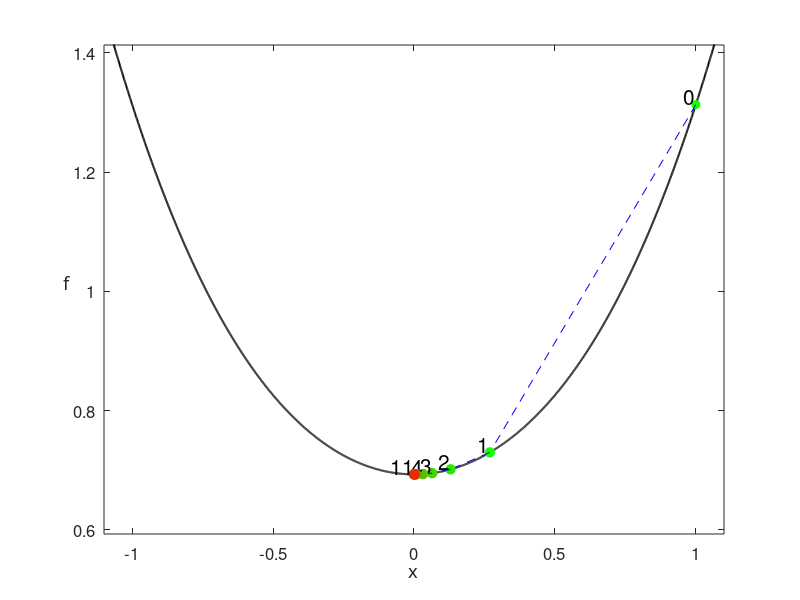

Recreate this plot in MATLAB.
function convex_grad_tracer()
% convex_grad_tracer.m is a toy wrapper to illustrate the path
% taken by gradient descent depending on the learning rate (alpha) chosen.
% Here alpha is kept fixed and chosen by the use.  The corresponding
% gradient steps, evaluated at the objective, are then plotted and
% connected (visually) by a tracing line (a tracer).  The plotted points on
% the objective turn from green to red as the algorithm converges (or
% reaches a maximum iteration count, preset to 50).
% The (convex) function here is
%
% f(x) = log(1 + exp(x^2))

% dials for toy
alpha = 0.5;  % step length/learning rate (for gradient descent).  Preset to alpha = 1/2.6
x0 = 1;         % initial point (for gradient descent)

%%% perform gradient descent %%%
[x,in,out] = gradient_descent(alpha,x0);

%%% create function to perform gradient descent on %%%
range = 1.1;    % symmetric range over which to plot the function
[a,b] = make_fun(range);

%%% plot function with grad descent objective evaluations %%%
plot_it_all(in,out,range)

% performs gradient descent
function [x,in,out] = gradient_descent(alpha,x)

    % initializations
    grad_stop = 10^-3;
    max_its = 50;
    iter = 1;
    grad = 1;
    in = [x];
    out = [log(1 + exp(x^2))];
    
    % main loop
    while abs(grad) > grad_stop && iter <= max_its
        % take gradient step
        grad = (2*exp(x^2)*x)/(exp(x^2) + 1);
        x = x - alpha*grad;

        % update containers
        in = [in x];
        out = [out log(1 + exp(x^2))];

        % update stopers
        iter = iter + 1;
    end
end

% plot evaluation of descent steps 
function plot_steps(in,out)
    
    % colors for points
    s = (1/length(out):1/length(out):1)';
    colorspec = [s.^(1),flipud(s), zeros(length(out),1)];
    
    % plot initial point
    hold on
    plot(in(1),out(1),'o','Color',colorspec(1,:),'MarkerFaceColor',colorspec(1,:),'MarkerSize',6)
    text(in(1),out(1),num2str(0),'VerticalAlignment','bottom','HorizontalAlignment','right','FontSize',15)
    for i = 1:length(out) - 1
            if i < 5
                pause(1)
                % show connector on obj function
                hold on
                plot([in(i),in(i + 1)],[out(i),out(i + 1)],'--','Color','b')

                % plot point 
                hold on
                plot(in(i+1),out(i+1),'o','Color',colorspec(i,:),'MarkerFaceColor',colorspec(i,:),'MarkerSize',7)
               
                % plot iter number
                hold on
                text(in(i+1),out(i+1),num2str(i),'VerticalAlignment','bottom','HorizontalAlignment','right','FontSize',15)
            end
        if i > 5 && i < 15 % just plot point so things don't get too cluttered
            pause(0.3)
            
            % show connector on obj function
            hold on
            plot([in(i),in(i + 1)],[out(i),out(i + 1)],'--','Color','b')

            % plot point
            hold on
            plot(in(i+1),out(i+1),'o','Color',colorspec(i,:),'MarkerFaceColor',colorspec(i,:),'MarkerSize',7)
        end
        if i >= 15 % just plot point so things don't get too cluttered
            pause(0.1)
            
            % show connector on obj function
            hold on
            plot([in(i),in(i + 1)],[out(i),out(i + 1)],'--','Color','b')
            
            % plot point
            plot(in(i+1),out(i+1),'o','Color',colorspec(i,:),'MarkerFaceColor',colorspec(i,:),'MarkerSize',7)
        end 
        if i == length(out) - 1
            hold on
            text(in(i+1),out(i+1),num2str(i),'VerticalAlignment','bottom','HorizontalAlignment','right','FontSize',15)
        end
    end
end

% makes desired function over -range*10 to range*10
function [a,b] = make_fun(range)
    a = [-range*10:0.001:range*10];
    b = log(1 + exp(a.^2));
end

% plots everything
function plot_it_all(in,out,range)
    % plot function first
    plot(a,b,'k','LineWidth',1.5)

    % adjust window for best visualization,remove possible infinity values
    % obtained from too big of learning rate grad descent steps
    ind = isnan(in);
    in(ind) = [];
    out(ind) = [];
    ind = isinf(out);
    in(ind) = [];
    out(ind) = [];
    axis([min([-range,in]) max([range,in]) (min(out) - 0.1) (max(out) + 0.1)])
    box on
    xlabel('x','Fontsize',18,'FontName','cmmi9')
    ylabel('f','Fontsize',18,'FontName','cmmi9')
    set(get(gca,'YLabel'),'Rotation',0)
    set(gcf,'color','w');
    set(gca,'FontSize',12);

    % plot grad descent steps evaluated at the objective
    plot_steps(in,out)
end

end